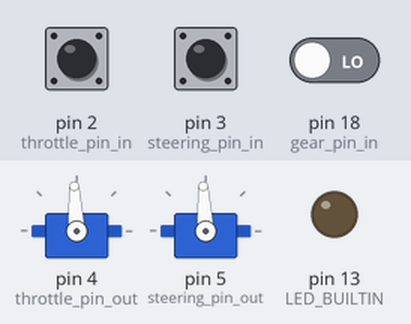
The sketch below on a simulated Arduino Mega 2560, built with avr-gcc and run on an emulated ATmega2560. Parts: 2 × servo, output pins drawn as LEDs (lit = HIGH). The test bench sets the inputs (shaded band); at power-on: pin 2 (throttle_pin_in) LOW, pin 3 (steering_pin_in) LOW, pin 18 (gear_pin_in) LOW. The ROS host is connected and sends only what is stated.

Above: at 4.2 s.
4.3 s: pin 2 (throttle_pin_in) pulsed HIGH 2 times (0.12 s each, 0.3 s apart)
At 5.2 s:
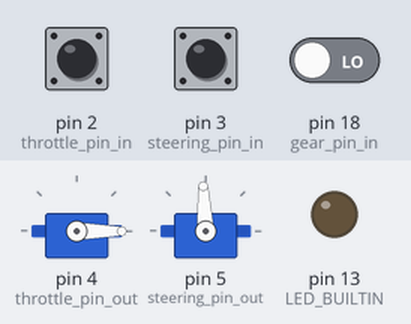
6.4 s: pin 3 (steering_pin_in) pulsed HIGH 2 times (0.12 s each, 0.3 s apart)
At 6.8 s:
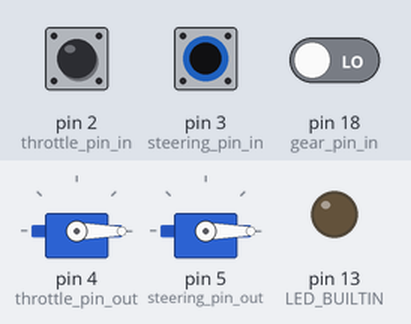
Timing chart, 0 to 9.4 s (numbered marks = the images above; inputs shaded):
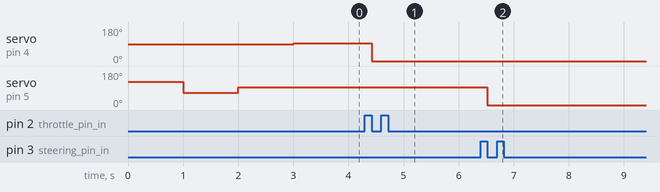

Measured:
- after the input at 4.3 s, servo on pin 4 (throttle_pin_out): 93° → 0° after 0.12 s
- after the input at 6.4 s, servo on pin 5 (steering_pin_out): 93° → 0° after 0.12 s

The sketch:

ServoControl.ino
```cpp
/*
 *
ServoControl.ino

This script adjusts throttle and steering servo servo positions.

If the transmitter's 'GEAR' toggle switch is in the '1' position,
then the car is in AUTONOMOUS MODE and the steering and throttle
servo values are being set by the ROS topics: "steering_servo_position"
and "throttle_servo_position".

If the transmitter's 'GEAR' toggle switch is in the '0' position,
then the car is in MANUAL MODE and the steering and throttle
servo values are being set by the position of the thumbsticks
on the Devo7 Transmitter. (left-horizontal stick controls left
and right steering, right-vertical stick controls forward and
reverse throttle.)

NOTES:
  Equipment:
    Arduino Mega 2560
    Devo7 Transmitter
    Devo AX701 Receiver
    R/C Car

  ARDUINO IDE:
    Tools --> Programmer --> Arduino as ISP

  ROSSERIAL_ARDUINO NOTES:
    Version: 0.7.7

  Troubleshooting:
    Issue1: In manual mode, throttle sometimes 'jumps' (rear tires spin)
            when the steering stick is moved too quickly.

    Issue1-FIX: Make sure the steering servo and the throttle servo(esc)
                are using seperate 5V signal power sources.

------------------------------------------------------------------------

To run:

  1. Turn on Devo7.
  2. Power on R/C car power switch.
  3. Switch "GEAR" to '0' (MANUAL MODE).
  4. Move Devo7 sticks to control steering and throttle.
     (may need to unplug steering servo power and plug back
     in as the current 5V black battery shuts itself off
     when not active for several minutes.)


  5. On laptop bash terminal, run: roscore
  6. On laptop bash terminal, run: rosrun rosserial_python serial_node.py _port:=/dev/ttyACM0 _baud:=57600
     (should see the following 4 lines of output in the terminal window if connected properly:

      [INFO] [1553385106.143624]: ROS Serial Python Node
      [INFO] [1553385106.160635]: Connecting to /dev/ttyACM0 at 57600 baud
      [INFO] [1553385110.112526]: Note: subscribe buffer size is 512 bytes
      [INFO] [1553385110.114268]: Setup subscriber on steering_servo_position [std_msgs/UInt16]
      [INFO] [1553385110.128020]: Setup subscriber on throttle_servo_position [std_msgs/UInt16]

  7. Switch "GEAR" to '1' (AUTONOMOUS MODE). (Built in LED on Arduino should be on.)
  8. On laptop bash terminal, run: rostopic pub steering_pwm_value std_msgs/UInt16 "data: 1900" --once
     (front wheels should turn right.)
  9. On laptop bash terminal, run: rostopic pub steering_pwm_value std_msgs/UInt16 "data: 1100" --once
     (front wheels should turn left.)
  10. On laptop bash terminal, run: rostopic pub steering_pwm_value std_msgs/UInt16 "data: 1500" --once
     (front wheels should turn straight.)

  NOTE: If steering ever does not work, unplug and plug back in the steering servo's 5V power supply.
*/


//#include <ArduinoHardware.h>
#include <Servo.h>
#include "ros.h"
#include <std_msgs/UInt16.h>


/* ------------------------------------- THROTTLE ------------------------------------- */

// throttle variables
Servo throttle;  // create servo object to control the throttle servo
const int throttle_pin_in  = 2; // yellow wire
const int throttle_pin_out = 4; // blue wire
volatile int throttle_pwm_value_manual = 1500;
volatile int throttle_pwm_value_autonomous = 1500;
volatile int throttle_prev_time = 0;


// throttle - detect rising edge
void throttle_rising() {
  attachInterrupt(digitalPinToInterrupt(throttle_pin_in), throttle_falling, FALLING);
  throttle_prev_time = micros();
}

// throttle - detect falling edge
void throttle_falling() {
  attachInterrupt(digitalPinToInterrupt(throttle_pin_in), throttle_rising, RISING);
  throttle_pwm_value_manual = micros()-throttle_prev_time;
}


// throttle callback function
void throttle_cb( const std_msgs::UInt16& msg){
  if(msg.data >= 1100 && msg.data <= 1900)
  {
    throttle_pwm_value_autonomous = msg.data;
  }
}

// throttle ROS subscriber and node handle
ros::Subscriber<std_msgs::UInt16> throttle_sub("throttle_servo_position", &throttle_cb );
//ros::NodeHandle  throttle_nh;

/* ------------------------------------------------------------------------------------ */


/* ------------------------------------- STEERING ------------------------------------- */

// steering variables
Servo steering;  // create servo object to control the steering servo
const int steering_pin_in  = 3; // purple wire
const int steering_pin_out = 5; // green wire
volatile int steering_pwm_value_manual = 1500;
volatile int steering_pwm_value_autonomous = 1500;
volatile int steering_prev_time = 0;

// steering functions
void sweep_steering()
{
  steering.writeMicroseconds(1800); // steer max left
  delay(1000);
  steering.writeMicroseconds(1200); // steer max right
  delay(1000);
  steering.writeMicroseconds(1500); // steer straight
  delay(1000);
}

// steering - detect rising edge
void steering_rising() {
  attachInterrupt(digitalPinToInterrupt(steering_pin_in), steering_falling, FALLING);
  steering_prev_time = micros();
}

// steering - detect falling edge
void steering_falling() {
  attachInterrupt(digitalPinToInterrupt(steering_pin_in), steering_rising, RISING);
  steering_pwm_value_manual = micros()-steering_prev_time;
}

// steering callback function
void steering_cb( const std_msgs::UInt16& msg){
  if(msg.data >= 1100 && msg.data <= 1900)
  {
    steering_pwm_value_autonomous = msg.data;
  }
}

// steering ROS subscriber and node handle
ros::Subscriber<std_msgs::UInt16> steering_sub("steering_servo_position", &steering_cb );
//ros::NodeHandle  steering_nh;

/* ------------------------------------------------------------------------------------ */


ros::NodeHandle nh;


/* -------------------------------------- GEAR --------------------------------------- */

// gear variables
Servo gear;  // create servo object to control the gear servo
const int gear_pin_in  = 18; // brown wire
const int gear_pin_out = 6; // ??? wire
volatile int gear_pwm_value_manual = 1100; // start in 'manual mode' where Devo7 sticks have control
volatile int gear_pwm_value_autonomous = 1100; // start in 'manual mode' where Devo7 sticks have control
volatile int gear_prev_time = 0;
bool autonomous_mode = false;

// gear - detect rising edge
void gear_rising() {
  attachInterrupt(digitalPinToInterrupt(gear_pin_in), gear_falling, FALLING);
  gear_prev_time = micros();
}

// gear - detect falling edge
void gear_falling() {
  attachInterrupt(digitalPinToInterrupt(gear_pin_in), gear_rising, RISING);
  gear_pwm_value_manual = micros()-gear_prev_time;

  if(gear_pwm_value_manual > 1000 && gear_pwm_value_manual < 1500)
  {
    // turn autonomous_mode OFF
    autonomous_mode = false;
  }
  else if(gear_pwm_value_manual > 1500 && gear_pwm_value_manual < 2000)
  {
    // turn autonomous_mode ON
    autonomous_mode = true;
  }
}


/* ----------------------------------------------------------------------------------- */


// setup
void setup() {

  // when pin D2 (throttle) goes high, call the rising function
  attachInterrupt(digitalPinToInterrupt(throttle_pin_in), throttle_rising, RISING);
  // when pin D3 (steering) goes high, call the rising function
  attachInterrupt(digitalPinToInterrupt(steering_pin_in), steering_rising, RISING);
  // when pin D18 (gear) goes high, call the rising function
  attachInterrupt(digitalPinToInterrupt(gear_pin_in), gear_rising, RISING);

  // attach servos to pins
  throttle.attach(throttle_pin_out);
  steering.attach(steering_pin_out);
  //gear.attach(gear_pin_out);

//  // init nodes and subscribe to topics
//  steering_nh.initNode();
//  steering_nh.subscribe(steering_sub);
//
//  throttle_nh.initNode();
//  throttle_nh.subscribe(throttle_sub);

  nh.initNode();
  nh.subscribe(steering_sub);
  nh.subscribe(throttle_sub);

  // LED ON == autonomous mode. LED OFF == manual mode
  pinMode(LED_BUILTIN, OUTPUT);
  digitalWrite(LED_BUILTIN, LOW);

  sweep_steering();

}


// loop
void loop()
{

  nh.spinOnce();

  // write servo values
  if(autonomous_mode)
  {
    digitalWrite(LED_BUILTIN, HIGH);
    throttle.writeMicroseconds(throttle_pwm_value_autonomous);
    steering.writeMicroseconds(steering_pwm_value_autonomous);

  }

  else
  {
    digitalWrite(LED_BUILTIN, LOW);
    throttle.writeMicroseconds(throttle_pwm_value_manual);
    steering.writeMicroseconds(steering_pwm_value_manual);

  }

}
```
